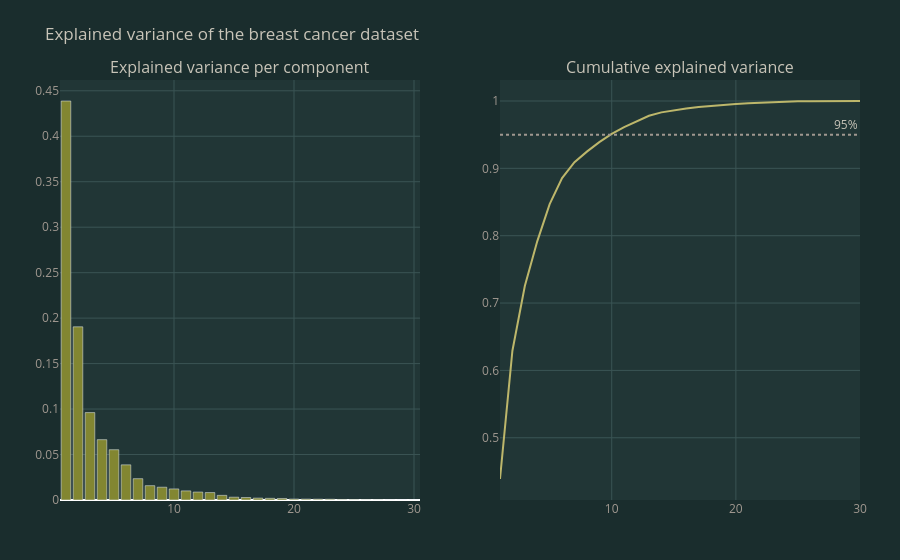

The notebook cell this image was saved under:
### Markdown cell above
## How much variance do the top components carry?

The explained variance ratio $\sum_{j=1}^{k} \lambda_j / \sum_{j=1}^{n} \lambda_j$
tells us how much information we keep when we compress 30 features into $k$.

### Code cell
explained = eigenvalues / eigenvalues.sum()
cumulative = np.cumsum(explained)

for k in [1, 2, 3, 5, 7, 10]:
    print(f"top-{k:2d} components: {cumulative[k-1]*100:6.2f}% of variance")

# Scree plot: individual + cumulative explained variance
fig = make_subplots(rows=1, cols=2, subplot_titles=('Explained variance per component', 'Cumulative explained variance'))
fig.add_trace(go.Bar(x=list(range(1, 31)), y=explained[:30], name='Per component',
                     marker_color=SITE['olive']), row=1, col=1)
fig.add_trace(go.Scatter(x=list(range(1, 31)), y=cumulative[:30], name='Cumulative',
                         line=dict(color=SITE['accent'], width=2)), row=1, col=2)
fig.add_hline(y=0.95, line_dash='dot', line_color=SITE['text_secondary'],
              annotation_text='95%', row=1, col=2)
fig.update_layout(
    title=dict(text='Explained variance of the breast cancer dataset', font=dict(color=SITE['text_primary'])),
    paper_bgcolor=SITE['bg_secondary'],
    plot_bgcolor=SITE['bg_primary'],
    font=dict(color=SITE['text_primary']),
    showlegend=False,
    autosize=True,
    margin=dict(l=60, r=40, t=80, b=60),
)
for axis in ['xaxis', 'yaxis', 'xaxis2', 'yaxis2']:
    fig.update_layout({axis: dict(gridcolor=SITE['border'], color=SITE['text_secondary'])})
fig.write_html(PLOTS_DIR / 'pca_explained_variance.html',
               config=dict(responsive=True, displayModeBar=True), include_plotlyjs='cdn')
fig.show()

### Figure 1 — Plotly figure (JSON) as saved in the notebook; plotly's stock layout.template omitted (floating-point values rounded to 4 significant figures)
{"data": [{"marker": {"color": "#828631"}, "name": "Per component", "type": "bar", "x": [1, 2, 3, 4, 5, 6, 7, 8, 9, 10, 11, 12, 13, 14, 15, 16, 17, 18, 19, 20, 21, 22, 23, 24, 25, 26, 27, 28, 29, 30], "xaxis": "x", "y": [0.4388, 0.1904, 0.09613, 0.06634, 0.0553, 0.03867, 0.02344, 0.01575, 0.01408, 0.01217, 0.01002, 0.008729, 0.008195, 0.005097, 0.003105, 0.002726, 0.002089, 0.001831, 0.001673, 0.001047, 0.0009859, 0.0009023, 0.0008306, 0.0005849, 0.000536, 0.000259, 0.0002084, 5.317e-05, 2.611e-05, 4.441e-06], "yaxis": "y"}, {"line": {"color": "#bdb76b", "width": 2}, "name": "Cumulative", "type": "scatter", "x": [1, 2, 3, 4, 5, 6, 7, 8, 9, 10, 11, 12, 13, 14, 15, 16, 17, 18, 19, 20, 21, 22, 23, 24, 25, 26, 27, 28, 29, 30], "xaxis": "x2", "y": [0.4388, 0.6292, 0.7253, 0.7917, 0.847, 0.8856, 0.9091, 0.9248, 0.9389, 0.9511, 0.9611, 0.9698, 0.978, 0.9831, 0.9862, 0.989, 0.9911, 0.9929, 0.9946, 0.9956, 0.9966, 0.9975, 0.9983, 0.9989, 0.9994, 0.9997, 0.9999, 1.0, 1.0, 1.0], "yaxis": "y2"}], "layout": {"annotations": [{"font": {"size": 16}, "showarrow": false, "text": "Explained variance per component", "x": 0.225, "xanchor": "center", "xref": "paper", "y": 1, "yanchor": "bottom", "yref": "paper"}, {"font": {"size": 16}, "showarrow": false, "text": "Cumulative explained variance", "x": 0.775, "xanchor": "center", "xref": "paper", "y": 1, "yanchor": "bottom", "yref": "paper"}, {"showarrow": false, "text": "95%", "x": 1, "xanchor": "right", "xref": "x2 domain", "y": 0.95, "yanchor": "bottom", "yref": "y2"}], "autosize": true, "font": {"color": "#c8c4b8"}, "margin": {"b": 60, "l": 60, "r": 40, "t": 80}, "paper_bgcolor": "#1a2d2d", "plot_bgcolor": "#213636", "shapes": [{"line": {"color": "#a09890", "dash": "dot"}, "type": "line", "x0": 0, "x1": 1, "xref": "x2 domain", "y0": 0.95, "y1": 0.95, "yref": "y2"}], "showlegend": false, "title": {"font": {"color": "#c8c4b8"}, "text": "Explained variance of the breast cancer dataset"}, "xaxis": {"anchor": "y", "color": "#a09890", "domain": [0, 0.45], "gridcolor": "#3a5454"}, "xaxis2": {"anchor": "y2", "color": "#a09890", "domain": [0.55, 1], "gridcolor": "#3a5454"}, "yaxis": {"anchor": "x", "color": "#a09890", "domain": [0, 1], "gridcolor": "#3a5454"}, "yaxis2": {"anchor": "x2", "color": "#a09890", "domain": [0, 1], "gridcolor": "#3a5454"}}}
